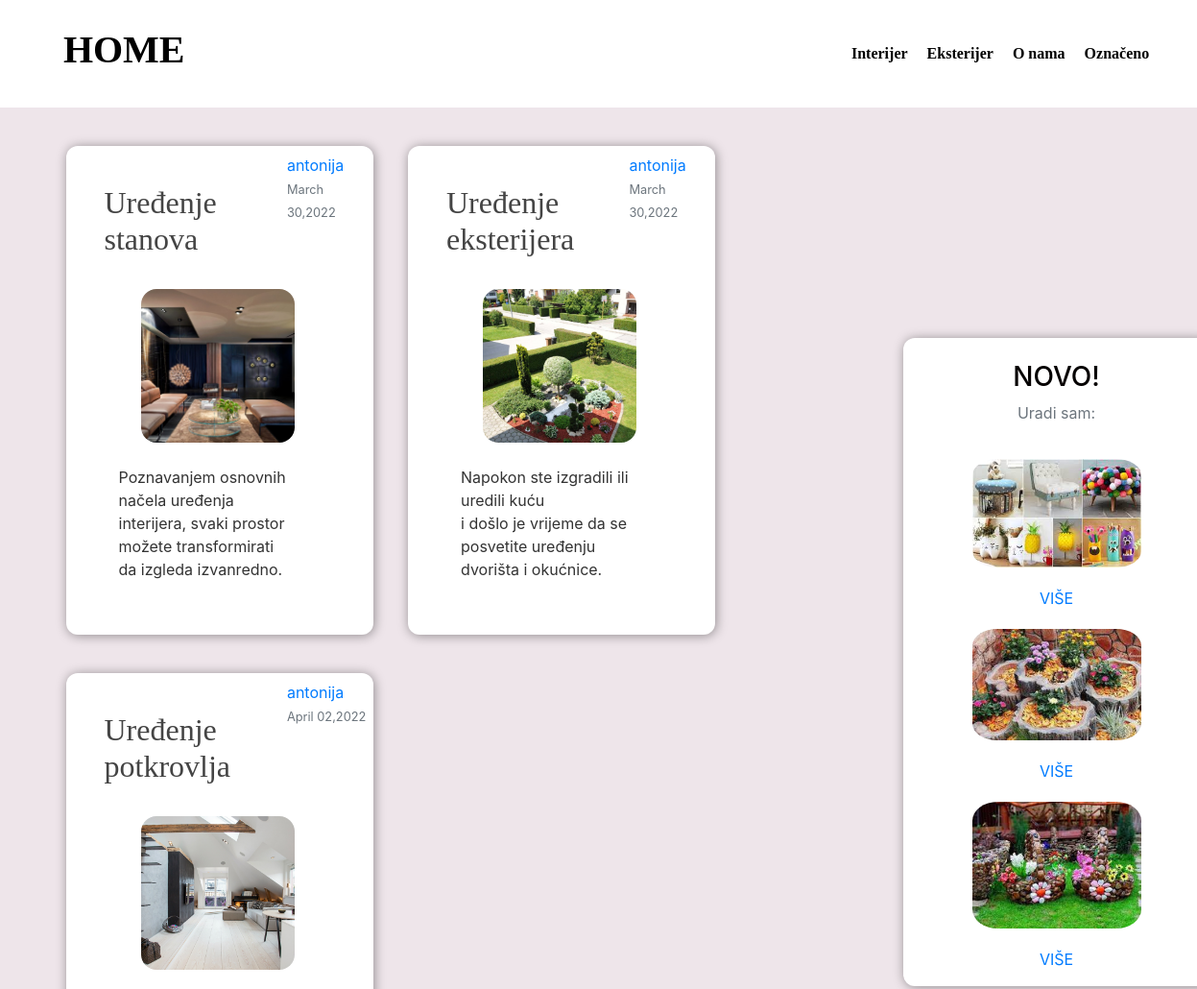
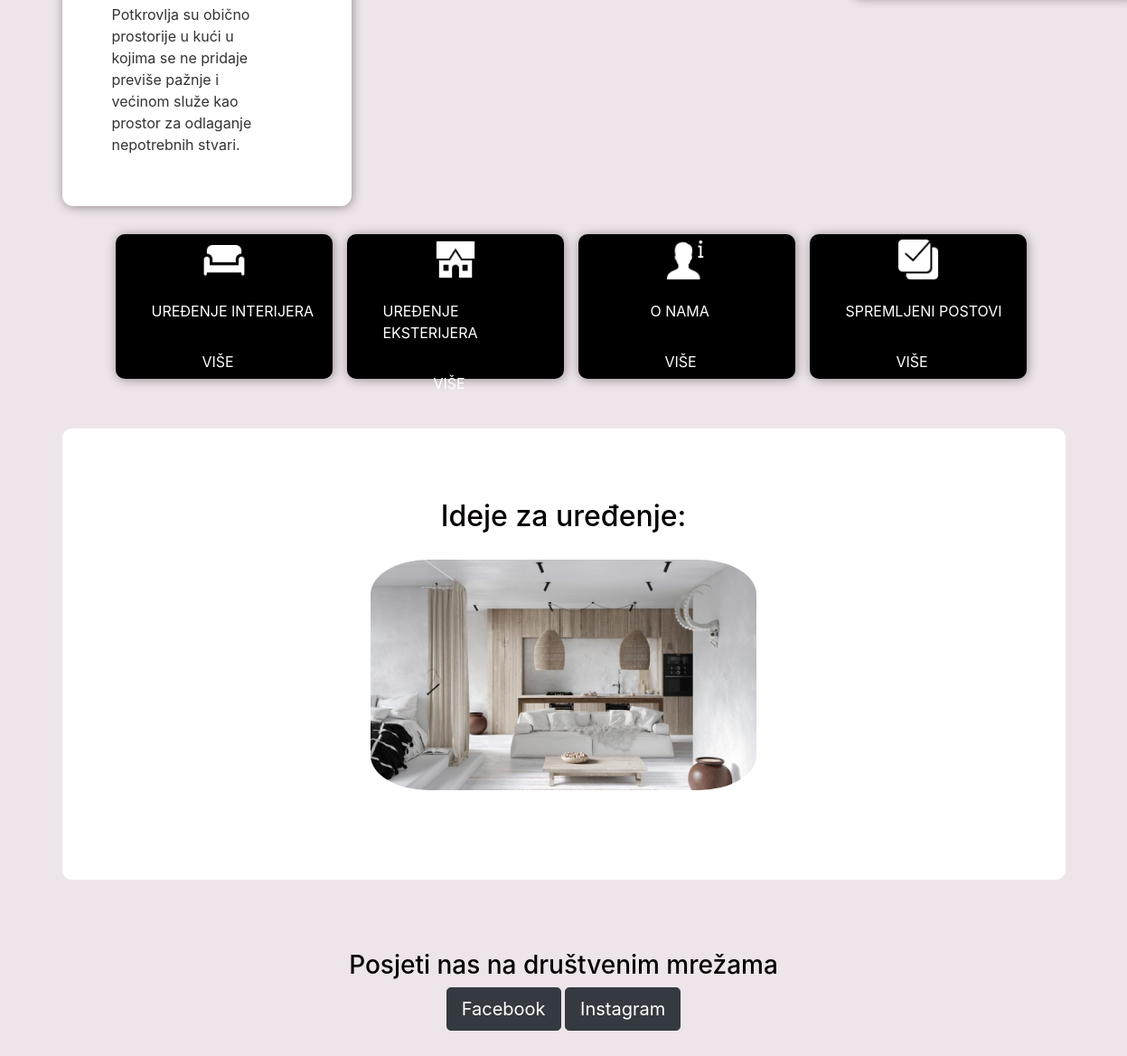
The page / on the database its author committed (2 pictures, top to bottom).
### aplikacija/models.py (models this page shows, shortened)
class Posts(models.Model):
    slug=models.SlugField(unique=True,db_index=True, null=True)
    title=models.CharField(max_length=100)
    content=models.TextField()
    date_posted=models.DateTimeField(default=timezone.now)
    imageName = models.ImageField(upload_to="post",null=True)
    author=models.ForeignKey(User , on_delete=models.CASCADE)

### aplikacija/views.py (the view)
# urls.py: path("",views.start, name="start"),
def start(request):
    context={
            "posts":Posts.objects.all()
    }
    return render(request,"aplikacija/start.html",context)

### aplikacija/templates/aplikacija/start.html (shortened to what this page needs)
{% extends "aplikacija/base.html" %}
{% load static %}
{% block content %}
<br>
<br>
    {% for post in posts %}
    <section class="postovi">
        <article class="media">
          <div class="body">
            <a href="{% url "post-detail-page" post.slug %}">
            <h2><a class="article-title" href="{% url "post-detail-page" post.slug %}">{{ post.title }}</a></h2>
            <br>
            <section class="slika">
            <img src="{{post.imageName.url}}" alt="nesto">
            </section>
            <br>
            <p class="article-content">{{ post.content }}</p>
          </div>
          <div class="article-metadata">
            <a class="mr-4" href="{% url "about_us" %}">{{ post.author }}</a>
            <small class="text-muted">{{ post.date_posted |date:"F d,Y"}}</small>
          </div>
        </article>
      </section>
    {% endfor %}
<section class="linija">
<section id="box">
  <img class="icon" src="{% static "aplikacija/images/sofa.png"%}" alt="eksterijer">
  <p id="naslov">UREĐENJE INTERIJERA</p>
  <a href="{%url "interijer"%}"><p id="vise">VIŠE</p></a>
</section>
<section id="box2">
  <img class="icon2" src="{% static "aplikacija/images/kuca.png"%}" alt="eksterijer">
  <p id="naslov2">UREĐENJE EKSTERIJERA</p>
  <a href="{%url "eksterijer"%}"> <p id="vise2">VIŠE</p></a>
</section>
<section id="box3">
  <img class="icon3" src="{% static "aplikacija/images/nama.png"%}" alt="eksterijer">
  <p id="naslov3">O NAMA</p>
  <a href="{%url "about_us"%}"><p id="vise">VIŠE</p></a>
</section>
<section id="box4">
  <img class="icon4" src="{% static "aplikacija/images/spremi.png"%}" alt="eksterijer">
  <p id="naslov4">SPREMLJENI POSTOVI</p>
  <a href="{%url "about_us"%}"><p id="vise">VIŠE</p></a>
</section>
</section>
{% endblock content %}

### aplikacija/static/aplikacija/start.css (style rules this page uses)
body { background-color: #eee5ea; color: #333333; margin-top: 5rem; }
h1, h2, h3, h4, h5, h6 { color: #050000; }
.linija { float: right; display:flex; padding: 15px; margin: 0rem -22rem 0rem 0rem; }
#box { box-shadow: 1px 1px 12px rgba(0, 0, 0, 0.4); background-color: #000000; width: 15rem; height: 10rem; color: white; border-radius: 10px; font-style: initial; }
#naslov { margin-left: 2.5rem; margin: 1rem 1rem 2rem 2.5rem; }
.icon { margin: 0.3rem; width: 3rem; height: 3rem; margin-left: 6rem; }
#vise { color: white; margin-left: 6rem; }
#box2 { display: inline-block; box-shadow: 1px 1px 12px rgba(0, 0, 0, 0.4); background-color: #000000; width: 15rem; height: 10rem; color: white; border-radius: 10px; font-style: initial; margin: 0rem 0rem 1rem 1rem; }
#naslov2 { margin-left: 2.5rem; margin: 1rem 1rem 2rem 2.5rem; }
.icon2 { margin: 0.3rem; width: 3rem; height: 3rem; margin-left: 6rem; }
#vise2 { color: white; margin-left: 6rem; }
#box3 { display: inline-block; box-shadow: 1px 1px 12px rgba(0, 0, 0, 0.4); background-color: #000000; width: 15rem; height: 10rem; color: white; border-radius: 10px; font-style: initial; margin: 0rem 0rem 1rem 1rem; }
#naslov3 { margin-left: 6rem; margin: 1rem 1rem 2rem 5rem; }
.icon3 { margin: 0.3rem; width: 3rem; height: 3rem; margin-left: 6rem; }
#box4 { display: inline-block; box-shadow: 1px 1px 12px rgba(0, 0, 0, 0.4); background-color: #000000; width: 15rem; height: 10rem; color: white; border-radius: 10px; font-style: initial; margin: 0rem 0rem 0rem 1rem; }
#naslov4 { margin-left: 2.5rem; margin: 1rem 1rem 2rem 2.5rem; }
.icon4 { margin: 0.3rem; width: 3rem; height: 3rem; margin-left: 6rem; }
.postovi { display:inline-block; background-color: white; padding: 2.5rem; border-radius: 12px; margin-bottom: 5rem; box-shadow: 1px 1px 12px rgba(0, 0, 0, 0.4); width: 20rem; margin: 1.5rem 2rem 1rem 0rem; }
.slika img { width: 10rem; height: 10rem; object-fit: cover; border-radius: 10%; margin-left: 2.4rem; }
.article-title { color: #444444; font-family:Cambria, Cochin, Georgia, Times, 'Times New Roman', serif; margin: auto; }
.article-content { white-space: pre-line; }
.article-metadata { padding-bottom: 2px; margin: -2rem 1rem 1rem -0.5rem; margin-bottom: 3px; }
.article-content { margin-left: 15px; }

### rows shown on the page
Posts: title "Uređenje stanova", imageName (picture), content "Poznavanjem osnovnih načela uređenja interijera, svaki prostor možete transformirati da izgleda izvanredno.", author "antonija", date_posted "March 30,2022"
Posts: title "Uređenje eksterijera", imageName (picture), content "Napokon ste izgradili ili uredili kuću i došlo je vrijeme da se posvetite uređenju dvorišta i okućnice.", author "antonija", date_posted "March 30,2022"
Posts: title "Uređenje potkrovlja", imageName (picture), content "Potkrovlja su obično prostorije u kući u kojima se ne pridaje previše pažnje i većinom služe kao prostor za odlaganje nepotrebnih stvari.", author "antonija", date_posted "April 02,2022"
